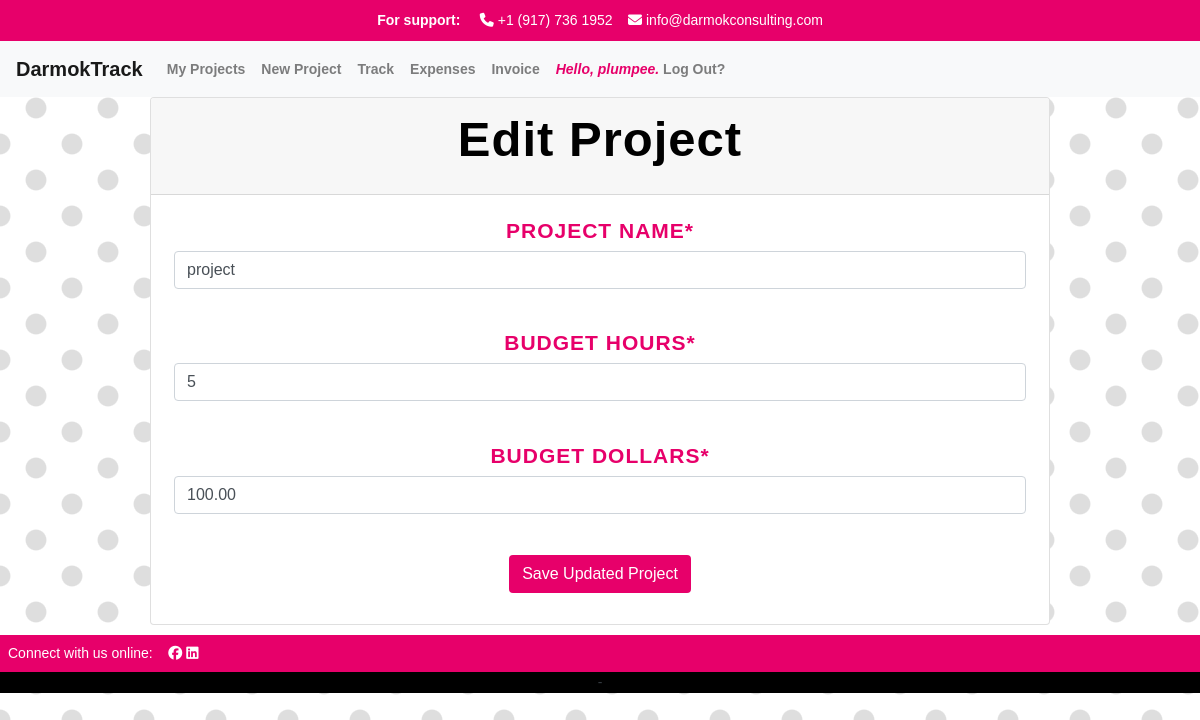
Page /track/edit_project/1 (signed in) on the earlier database version.
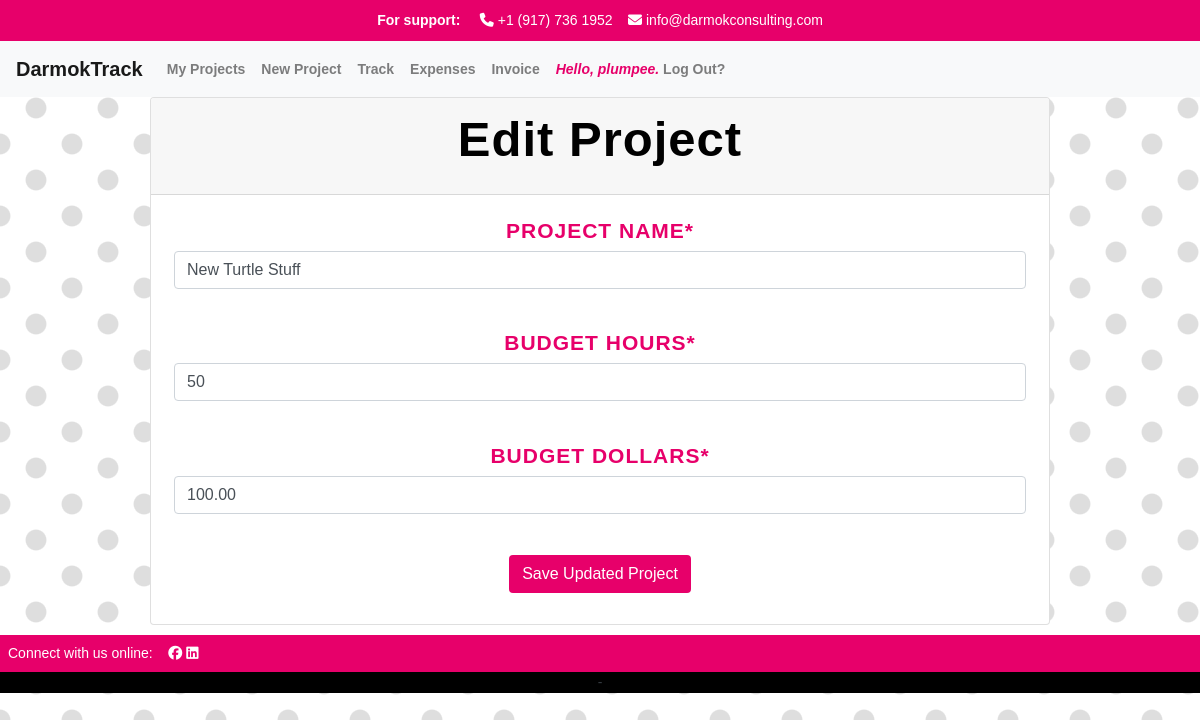
Same page on the later database version.
### apps/track/models.py (models this page shows, shortened)
class Project(models.Model):
    project_manager = models.ForeignKey(User, related_name='project_manager', on_delete=models.CASCADE)
    name = models.CharField("Project Name", max_length=250)
    start = models.DateTimeField(auto_now_add=True)
    customer = models.CharField(max_length=250)
    budget_hours = models.IntegerField(default=0)
    budget_dollars = models.DecimalField(max_digits=10, decimal_places=2, default=0.00)
    is_active = models.BooleanField("Active", default=True)
    projects = models.ForeignKey(User, blank=True, related_name="project_list", on_delete=models.CASCADE)
    time_models = models.ManyToManyField(TimeModel, related_name='projects')
    class Meta:
        ordering = ['-start']

### apps/track/views.py (the view, shortened to what this page needs)
# urls.py: path("track/edit_project/<int:pk>", views.edit_project.as_view(), name="edit_project"),
class edit_project(UpdateView):
    model = Project
    template_name = "track/edit_project.html"
    fields = ['name', 'budget_hours', 'budget_dollars',]

### apps/track/templates/track/edit_project.html (shortened to what this page needs)
{% extends "track/layout.html" %}
{% load static %}
{% block body %}
    {% load crispy_forms_tags %}
    {% if user.is_authenticated %}
    <div class="card w-75">
        <div class="card-header" id="headingOne">
            <h1>Edit Project</h1>
        </div>
        <div class="card-body">
            <h3>
    <form method="POST" id="update_project">
        {{ form.name|as_crispy_field }}
        <br>
        {{ form.budget_hours|as_crispy_field}}
        <br>
        {{ form.budget_dollars|as_crispy_field }}
        <br>
        <button type="submit" class="btn btn-darmok">Save Updated Project</button>
    </form>
    {% endif %}
</h3>
</div>
</div>
{% endblock %}

Differences in the rows shown:
changed Project: name "project" → "New Turtle Stuff"; budget_hours "5" → "50"
